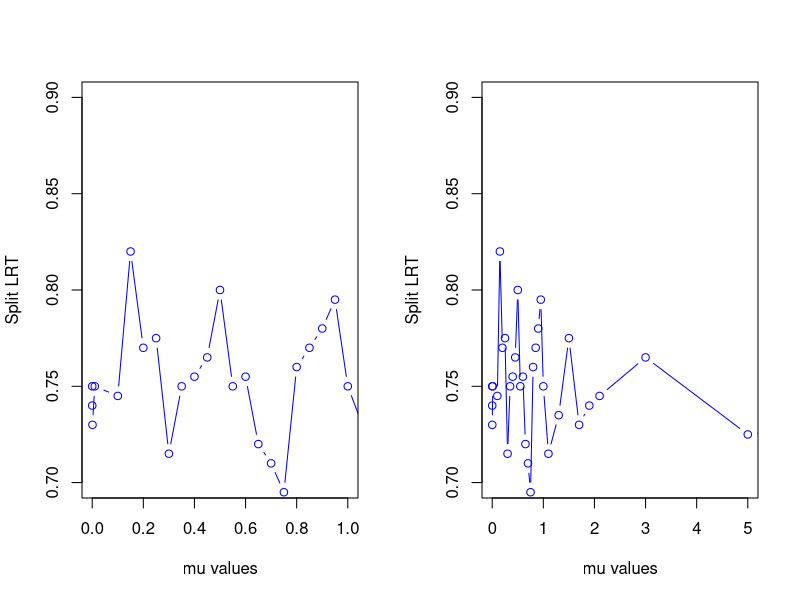
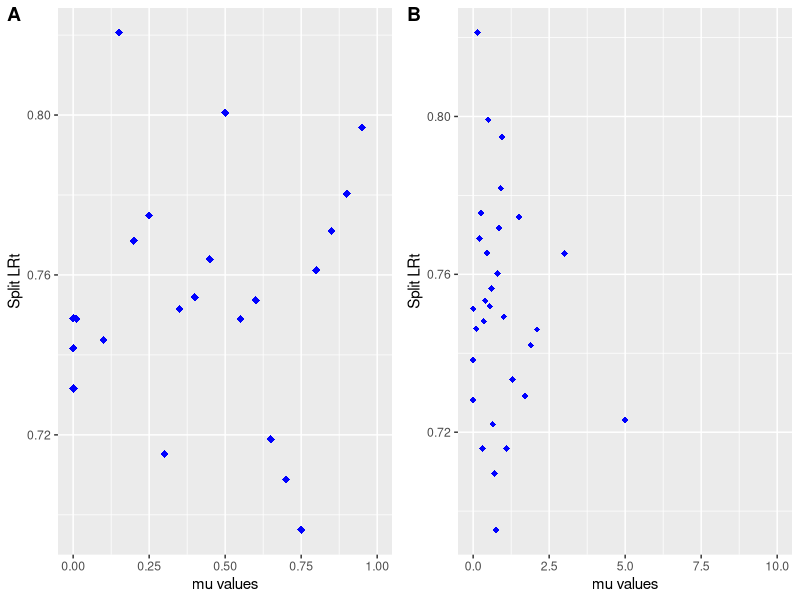

These figures' R source, in order:
values = c(0.00001,0.0001,0.001,0.01,0.1, 0.15, 0.20, 0.25, 0.30, 0.35, 0.40, 0.45, 0.50, 0.55, 0.60, 0.65, 0.70, 0.75, 0.80,0.85, 0.90, 0.95, 1.0, 1.1,1.3,1.5,1.7,1.9,2.1,3,5,10)

cr = rep(1, length(values))

lr = c(0.75,0.74,0.73,0.75,0.745,0.82,0.77,0.775,0.715,0.75,0.755,0.765,0.8,0.75,0.755,0.72,0.71,0.695,0.76,0.77,0.78,0.795,0.75,0.715,0.735,0.775,0.73,0.74,0.745,0.765,0.725,0.74)

par(mfcol=c(1,2))
plot(values,lr, xlim=c(0,1),ylim=c(0.7,0.9),type="b",col="blue",xlab="mu values",ylab="Split LRT")
plot(values,lr, xlim=c(0,5),ylim=c(0.7,0.9),type="b",col="blue",xlab="mu values",ylab="Split LRT")

library(ggplot2)
library(cowplot)

# Basic scatter plot
g1=ggplot(data=NULL, aes(x=values, y=lr)) + geom_jitter(size=2.5, shape=18,color="blue") +xlim(0,1) +  xlab("mu values")+  ylab("Split LRt") 

g2=ggplot(data=NULL, aes(x=values, y=lr)) + geom_jitter(size=2, shape=18,color="blue") +xlim(0,10) +  xlab("mu values")+  ylab("Split LRt") 
plot_grid(g1, g2, labels = "AUTO")
